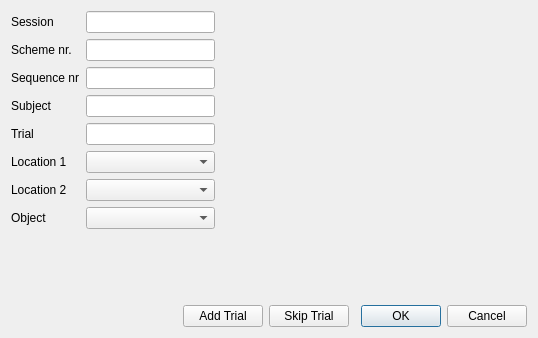
<?xml version="1.0" encoding="UTF-8"?>
<ui version="4.0">
 <class>TrialDialog</class>
 <widget class="QDialog" name="TrialDialog">
  <property name="geometry">
   <rect>
    <x>0</x>
    <y>0</y>
    <width>538</width>
    <height>338</height>
   </rect>
  </property>
  <property name="windowTitle">
   <string>Dialog</string>
  </property>
  <layout class="QVBoxLayout" name="verticalLayout">
   <item>
    <layout class="QHBoxLayout" name="horizontalLayout_2">
     <item>
      <layout class="QFormLayout" name="formLayout">
       <item row="0" column="0">
        <widget class="QLabel" name="label">
         <property name="text">
          <string>Session</string>
         </property>
        </widget>
       </item>
       <item row="0" column="1">
        <widget class="QLineEdit" name="sessionLineEdit"/>
       </item>
       <item row="1" column="0">
        <widget class="QLabel" name="label_3">
         <property name="text">
          <string>Scheme nr.</string>
         </property>
        </widget>
       </item>
       <item row="1" column="1">
        <widget class="QLineEdit" name="runLineEdit"/>
       </item>
       <item row="2" column="0">
        <widget class="QLabel" name="label_2">
         <property name="text">
          <string>Sequence nr</string>
         </property>
        </widget>
       </item>
       <item row="2" column="1">
        <widget class="QLineEdit" name="trialLineEdit"/>
       </item>
       <item row="3" column="0">
        <widget class="QLabel" name="label_4">
         <property name="text">
          <string>Subject</string>
         </property>
        </widget>
       </item>
       <item row="3" column="1">
        <widget class="QLineEdit" name="subjectLineEdit"/>
       </item>
       <item row="5" column="0">
        <widget class="QLabel" name="label_5">
         <property name="text">
          <string>Location 1</string>
         </property>
        </widget>
       </item>
       <item row="5" column="1">
        <widget class="QComboBox" name="location1ComboBox"/>
       </item>
       <item row="6" column="0">
        <widget class="QLabel" name="label_6">
         <property name="text">
          <string>Location 2</string>
         </property>
        </widget>
       </item>
       <item row="6" column="1">
        <widget class="QComboBox" name="location2ComboBox"/>
       </item>
       <item row="7" column="0">
        <widget class="QLabel" name="label_7">
         <property name="text">
          <string>Object</string>
         </property>
        </widget>
       </item>
       <item row="7" column="1">
        <widget class="QComboBox" name="objectComboBox"/>
       </item>
       <item row="4" column="0">
        <widget class="QLabel" name="label_8">
         <property name="text">
          <string>Trial</string>
         </property>
        </widget>
       </item>
       <item row="4" column="1">
        <widget class="QLineEdit" name="subjectTrialLineEdit">
         <property name="enabled">
          <bool>true</bool>
         </property>
        </widget>
       </item>
      </layout>
     </item>
     <item>
      <widget class="QLabel" name="objectLabel">
       <property name="minimumSize">
        <size>
         <width>150</width>
         <height>150</height>
        </size>
       </property>
       <property name="maximumSize">
        <size>
         <width>150</width>
         <height>150</height>
        </size>
       </property>
       <property name="text">
        <string/>
       </property>
      </widget>
     </item>
     <item>
      <widget class="QLabel" name="objLocLabel">
       <property name="minimumSize">
        <size>
         <width>150</width>
         <height>150</height>
        </size>
       </property>
       <property name="maximumSize">
        <size>
         <width>150</width>
         <height>150</height>
        </size>
       </property>
       <property name="text">
        <string/>
       </property>
      </widget>
     </item>
    </layout>
   </item>
   <item>
    <widget class="QWidget" name="widget" native="true"/>
   </item>
   <item>
    <layout class="QHBoxLayout" name="horizontalLayout">
     <item>
      <spacer name="horizontalSpacer">
       <property name="orientation">
        <enum>Qt::Horizontal</enum>
       </property>
       <property name="sizeHint" stdset="0">
        <size>
         <width>40</width>
         <height>20</height>
        </size>
       </property>
      </spacer>
     </item>
     <item>
      <widget class="QPushButton" name="addTrialButton">
       <property name="text">
        <string>Add Trial</string>
       </property>
      </widget>
     </item>
     <item>
      <widget class="QPushButton" name="skipTrialButton">
       <property name="text">
        <string>Skip Trial</string>
       </property>
      </widget>
     </item>
     <item>
      <widget class="QDialogButtonBox" name="stdButtons">
       <property name="orientation">
        <enum>Qt::Horizontal</enum>
       </property>
       <property name="standardButtons">
        <set>QDialogButtonBox::Cancel|QDialogButtonBox::Ok</set>
       </property>
      </widget>
     </item>
    </layout>
   </item>
  </layout>
 </widget>
 <resources/>
 <connections>
  <connection>
   <sender>stdButtons</sender>
   <signal>accepted()</signal>
   <receiver>TrialDialog</receiver>
   <slot>accept()</slot>
   <hints>
    <hint type="sourcelabel">
     <x>248</x>
     <y>254</y>
    </hint>
    <hint type="destinationlabel">
     <x>157</x>
     <y>274</y>
    </hint>
   </hints>
  </connection>
  <connection>
   <sender>stdButtons</sender>
   <signal>rejected()</signal>
   <receiver>TrialDialog</receiver>
   <slot>reject()</slot>
   <hints>
    <hint type="sourcelabel">
     <x>316</x>
     <y>260</y>
    </hint>
    <hint type="destinationlabel">
     <x>286</x>
     <y>274</y>
    </hint>
   </hints>
  </connection>
 </connections>
</ui>
